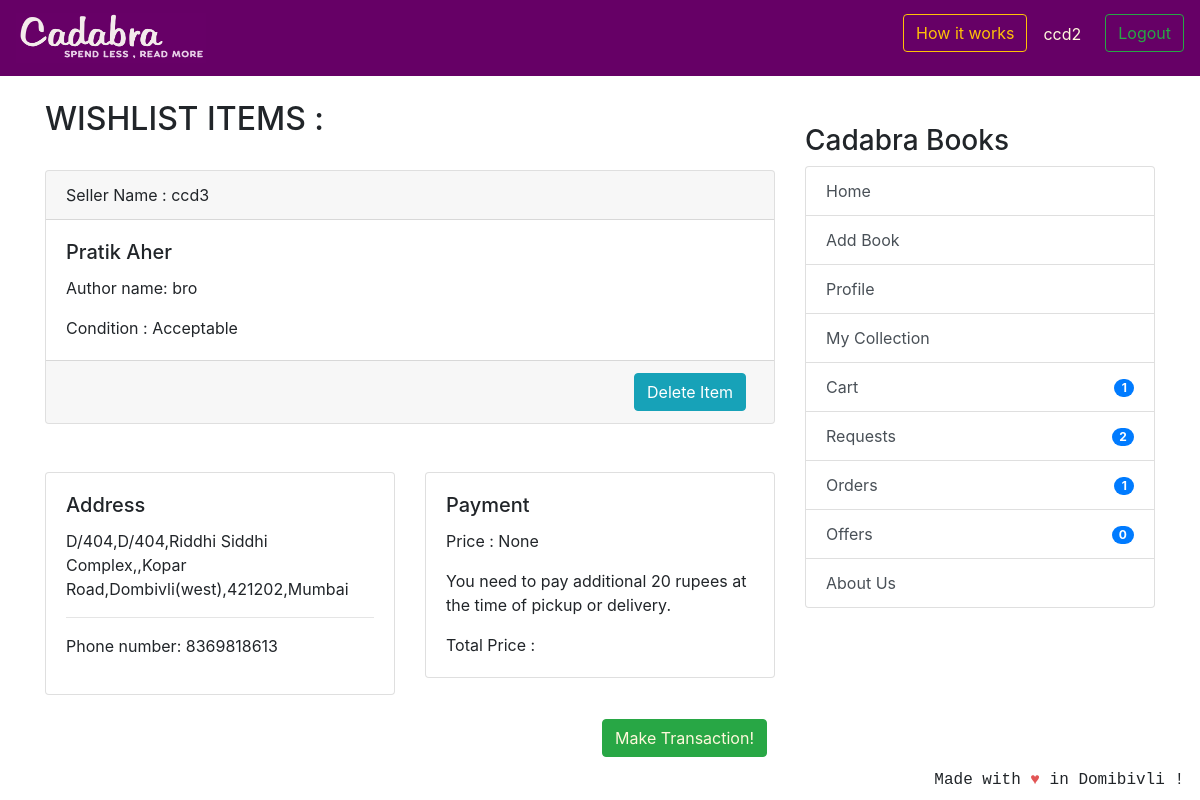
Before: /cartitems/cart/ (signed in) with the older database file.
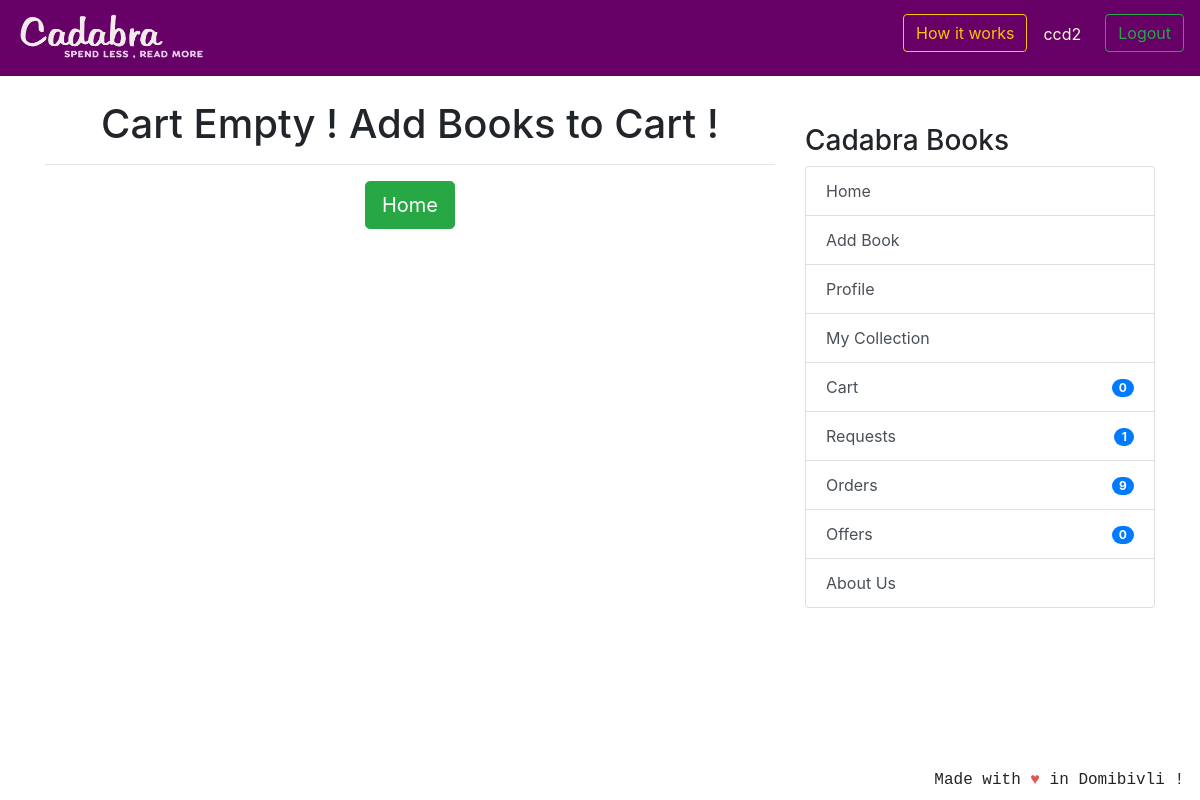
After: the same page with the newer database file.
### coreapp/models.py (models this page shows, shortened)
class Book(models.Model):
    user = models.ForeignKey(User, on_delete=models.CASCADE, null=True)
    book_name = models.CharField(
        max_length=100, help_text="We only deal with original books with ISBN codes, pirated books will not be accepted.")
    author_name = models.CharField(max_length=100, blank=True, null=True)
    description = models.CharField(max_length=2000, blank=True, null=True)
    price = models.IntegerField(
        null=True, blank=True, help_text="We would be deducting 20 rupees from item price for delivery purposes.")
    sell_or_exchange = models.CharField(
        max_length=100, choices=BUY_OR_EXCHANGE, default='Exchange', help_text="By adding items to exchange you can make requests to other users for exchange.")
    condition = models.CharField(
        max_length=100, choices=CONITION_CHOICES, default='Acceptable')
    created_at = models.DateTimeField(auto_now_add=True)
    image_url = models.CharField(max_length=500,blank=True,null=True)
    class Meta:
        verbose_name = 'Book'
        verbose_name_plural = 'Books'

class ShippingAddress(models.Model):
    profile = models.OneToOneField(
        Profile, on_delete=models.CASCADE, related_name='address')
    phone_regex = RegexValidator(
        regex=r'^\+?1?\d{10,15}$', message="Phone number must be entered in the format: '+9999999999'. Up to 15 digits allowed.")
    phone_number = models.CharField(
        validators=[phone_regex], max_length=17, help_text="Enter your 10 digit phone number")
    flatnumber = models.CharField("Flat Number", max_length=100)
    address1 = models.CharField("Address line 1", max_length=500,)
    address2 = models.CharField(
        "Address line 2", max_length=500, blank=True, null=True)
    zip_code = models.CharField(
        max_length=100, choices=ZIP_CHOICES, default='421202', help_text="We only operate in these locations for now!")
    city = models.CharField("City", max_length=100,)
    class Meta:
        verbose_name = "Shipping Address"
        verbose_name_plural = "Shipping Addresses"
    def __str__(self):
        return "{},{},{},{},{}".format(self.flatnumber, self.address1, self.address2, self.zip_code, self.city)

### cart/views.py (the view, shortened to what this page needs)
# urls.py: path('cart/', views.cart_list_entries_view, name='cart_items'),
@login_required
def cart_list_entries_view(request):
    orders = Order.objects.get(owner=request.user.profile)
    address_form = ShippingAddressForm(
        request.POST, instance=request.user.profile.address)
    user_address = get_object_or_404(
        ShippingAddress, profile=request.user.profile)
    orderitems = Order.objects.get(owner=request.user.profile)
    orders = orderitems.get_cart_items()
    total_price = Order.objects.filter(
        owner=request.user.profile).aggregate(Sum('items__price'))
    total_price = (list(total_price.values())[0])
    if request.method == 'POST' and 'updateadd' in request.POST:
        if address_form.is_valid():
            address_form.save()
            messages.success(request, ('Address successfully updated!'))
            return redirect('cart:cart_items')
    context = {'orders': orders, 'address': user_address,
               'address_form': address_form, 'total_price': total_price}
    return render(request, 'cart_list_entries.html', context)

### coreapp/models.py (called while the page is built)
    def get_cart_items(self):
        return self.items.all()

### nofapapp/context_processors.py (called while the page is built)
def add_variable_to_context(request):
    if request.user.id:
        orderitems = Order.objects.get(owner=request.user.profile)
        return {
            'requestscount': Requests.objects.filter(requester=request.user).count(),
            'offercount' : Requests.objects.filter(offerrer=request.user).count(),
            'orderscount': Transaction.objects.filter(Q(offerrer=request.user) | Q(requester=request.user)).count()+FinalBuyOrder.objects.filter(user=request.user).count(),
            'cartitemscount': orderitems.items.count(),
            'addresscheck': get_object_or_404(ShippingAddress, profile=get_object_or_404(Profile, user=request.user)).address1,
            }
    else:
        return {}

### templates/cart_list_entries.html (shortened to what this page needs)
{% extends 'base.html' %}
{% load crispy_forms_tags %}
{% block content %}
{% if orders %}
<h2>WISHLIST ITEMS :</h2>
<br/>
{% for book in orders %}
<div class="card text-left">
    <div class="card-header">
                <p class="card-text">Seller Name : {{ book.user }}</p>
    </div>
    <div class="card-body">
        <div class="d-flex justify-content-between">
            <div>
                <h5 class="card-title">{{ book.book_name }}</h5>
                {% if book.author_name %}
                <p class="card-text">Author name: {{ book.author_name }}</p>
                {% endif %}
                <p class="card-text">Condition : {{ book.condition }} </p>
            </div>
        </div>
    </div>
    <div class="card-footer text-mutxed">
        <a href="{% url 'cart:delete_item' book.id %}" class="mr-2 btn btn-info float-right">Delete Item</a>
    </div>
</div>
{% endfor %}
<br />
<div class="row">
    <div class="col-sm-6">
        <div class="card">
            <div class="card-body">
                <h5 class="card-title">Address</h5>
                {% if address.address1 != "" %}
                {{ address }}
                <hr />
                <p>Phone number: {{ address.phone_number }}</p>
                {% endif %}
            </div>
        </div>
    </div>
    <div class="col-sm-6">
        <div class="card">
            <div class="card-body">
                <h5 class="card-title">Payment</h5>
                 <p>Price : {{ total_price }}</p>
                <p class="card-text">You need to pay additional 20 rupees at the time of pickup or delivery.</p>
                <p class="card-text"> Total Price : {{ total_price | add:20 }} </p>
            </div>
        </div>
    </div>
</div>
<br/>
{% if address.address1 == "" %}
<button class="mr-2 mb-2 btn btn-success float-right disabled" style="color: cornsilk" data-toggle="modal" data-target="#confirmselection">Make
    Transaction!</button>
{% else %}
<button class="mr-2 mb-2 btn btn-success float-right" style="color: cornsilk" data-toggle="modal" data-target="#confirmselection">Make
    Transaction!</button>
{% endif %}
{% else %}
<div class="text-center">
    <h1>Cart Empty ! Add Books to Cart ! </h1>
    <hr/>
    <div class="container">
        <div class="row">
            <div class="col text-center">
                <a class="btn btn-success btn-lg center" href="{% url 'coreapp:list_entries' %}"> Home </a>
            </div>
        </div>
    </div>
</div>
{% endif %}
{% endblock %}

### templates/base.html (shortened to what this page needs)
{% load static %}
<!doctype html>
<html lang="en">
  <head>
    <link rel="stylesheet" href="https://stackpath.bootstrapcdn.com/bootstrap/4.2.1/css/bootstrap.min.css"
>
  </head>
  <body>
    <header class="site-header">
<nav class="navbar navbar-expand-lg navbar-dark" style="background-color: #660066;">
  <a class="navbar-brand" href="{% url 'coreapp:list_entries' %}">
      <img src="{% static 'img/cadabra.png' %}" alt="Logo" style="width:190px;height:50px" >
    </a>
  <div class="collapse navbar-collapse" id="navbarSupportedContent">
    <ul class="navbar-nav ml-auto">
      {% if user.is_authenticated %}
      <li>
        <button class="btn btn-outline-warning mr-3" data-toggle="modal" data-target="#illustration">How it works</a>
      </li>
      <li>
        <p class="mr-3 mt-2" style="color:cornsilk;">{{ user.username }}</p>
      </li>
      <li><a class="btn btn-outline-success ml-2 my-2 my-sm-0" href="{% url 'logout'%}">Logout</a></li>
        {% else %}
      <li><a href="{% url 'login' %}" class="btn btn-outline-success">Login</a></li>
      <li><a href="{% url 'coreapp:signup' %}" class="btn btn-primary ml-2">Sign up</a></li>
      {% endif %}
    </ul>
  </div>
</nav>
  </header>
  <br/>
    <div class="container">
      <div class="row justify-content-center">
        <div class="col-8">
          {% block content %}
          {% endblock %}
        </div>
        {% if user.is_authenticated %}
                <div class="col-md-4">
                  <div class="content-section">
                    <br/>
                    <h3>Cadabra Books</h3>
                      <ul class="list-group">
                        <a class="list-group-item list-group-item-action" href="{% url 'coreapp:list_entries' %}" > Home </a>
                        <a class="list-group-item list-group-item-action" href="{% url 'coreapp:new_entry' %}" > Add Book</a>
                        <a class="list-group-item list-group-item-action" href="{% url 'coreapp:profile' %}" >Profile</a>
                        <a class="list-group-item list-group-item-action" href="{% url 'coreapp:userbooks' %}" >My Collection</a>
                        <a class="list-group-item list-group-item-action" href="{% url 'cart:cart_items' %}" >Cart<span class="badge badge-primary badge-pill float-right mt-1">{{ cartitemscount }}</span> </a>
                        <a class="list-group-item list-group-item-action" href="{% url 'transaction:requests_view' %}" >Requests<span class="badge badge-primary badge-pill float-right mt-1">{{ requestscount }}</span></a>
                        <a class="list-group-item list-group-item-action" href="{% url 'transaction:orders_view' %}" >Orders <span class="badge badge-primary badge-pill float-right mt-1">{{ orderscount }}</span></a>
                        <a class="list-group-item list-group-item-action" href="{% url 'transaction:offers_view' %}" >Offers <span class="badge badge-primary badge-pill float-right mt-1">{{ offercount }}</span></a>
                        <a class="list-group-item list-group-item-action" href="{% url 'coreapp:aboutus' %}">About Us</a>
                      </ul>
                      <br/>
                  </div>
                </div>
                {% endif %}
      </div>
    </div>
<footer class="site-footer mr-3 mb-2" style="position:fixed;right:0;bottom:0;font-family: 'Courier';font-style: bold;">
  Made with <span style="color: #e25555;">&hearts;</span> in Domibivli !
</footer>
</body>
</html>

Changed rows visible on the page:
removed Book: user "ccd3", book_name "Pratik Aher", author_name "bro", condition "Acceptable"
no longer on this page (row unchanged): ShippingAddress: flatnumber+address1+address2 "D/404,D/404,Riddhi Siddhi Complex,,Kopar Road,Dombivli(west),421202,Mumbai", phone_number "8369818613"
Other visible differences:
{{ cartitemscount }}: "1" → "0"
{{ requestscount }}: "2" → "1"
{{ orderscount }}: "1" → "9"
{{ total_price }}: "None" → (not shown)
text no longer shown: "WISHLIST ITEMS : Address Phone number: Payment Price : You need to pay additional 20 rupees at the time of pickup or delivery. Total Price : Make Transaction!"
text now shown: "Cart Empty ! Add Books to Cart ! Home"
